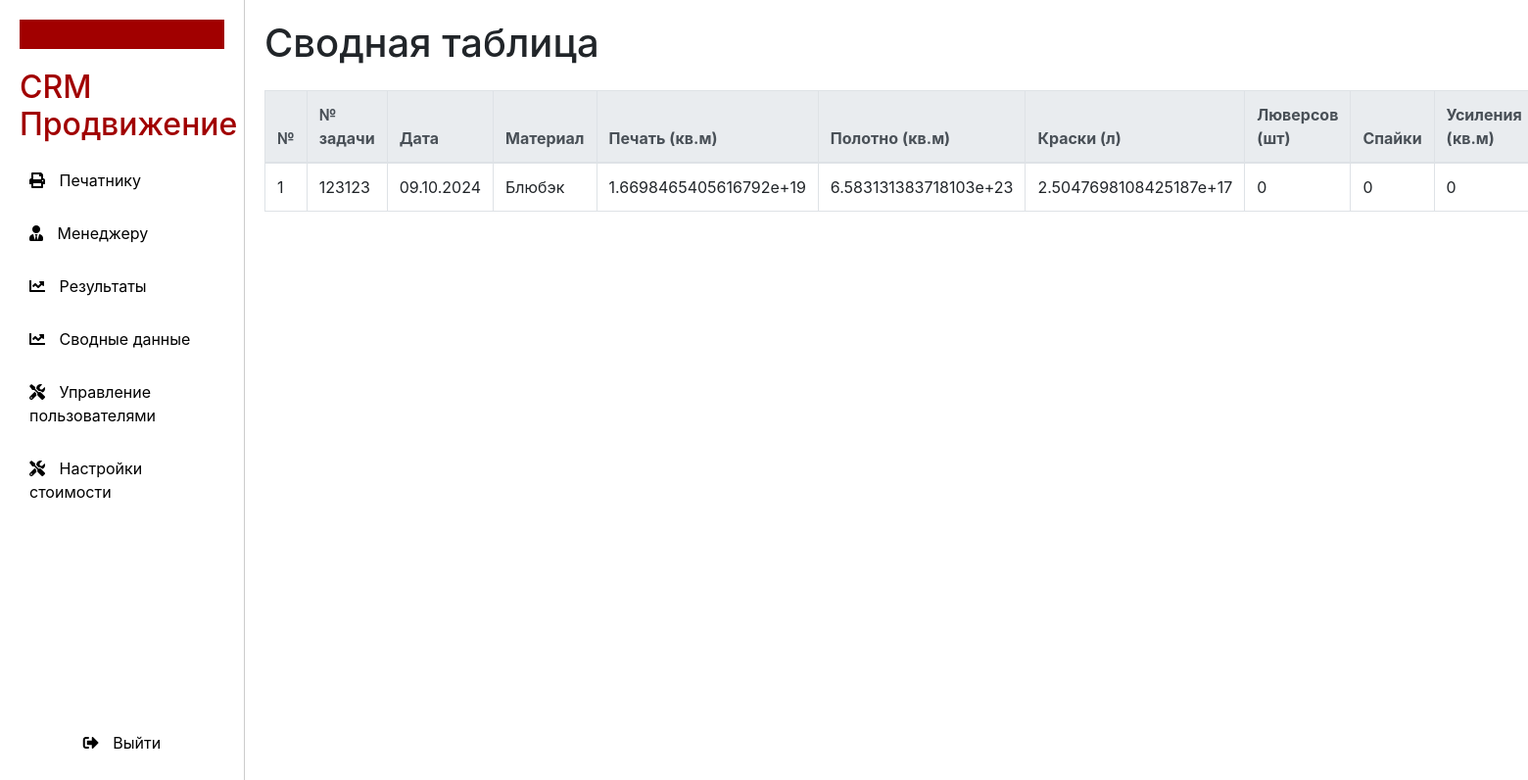
The page /results (signed in) on the database its author committed.
### models.py (models this page shows)
class Result(Base):
    __tablename__ = 'results'
    order_id = Column(Integer, ForeignKey('orders.id'), primary_key=True)
    total_print_area = Column(Float, nullable=True)
    total_canvas_area = Column(Float, nullable=True)
    total_paints = Column(Float, nullable=True)
    total_eyelets = Column(Integer, nullable=True)
    total_spikes = Column(Integer, nullable=True)
    total_reinforcements = Column(Integer, nullable=True)
    expenses_canvas = Column(Float, nullable=True)
    expenses_prints = Column(Float, nullable=True)
    expenses_eyelets = Column(Float, nullable=True)
    expenses_reinforcements = Column(Float, nullable=True)
    salary_printer = Column(Float, nullable=True)
    salary_eyelet_worker = Column(Float, nullable=True)
    salary_cutter = Column(Float, nullable=True)
    salary_welder = Column(Float, nullable=True)
    total_expenses = Column(Float, nullable=True)
    tax = Column(Float, nullable=True)
    margin = Column(Float, nullable=True)
    order: Mapped["Order"] = relationship(back_populates="result")

class Order(Base):
    __tablename__ = 'orders'
    id = Column(Integer, primary_key=True, autoincrement=True)
    task_number = Column(Integer, nullable=False)
    date = Column(Date, nullable=False)
    subject = Column(String, nullable=False)
    material = Column(String, nullable=False)
    quantity = Column(Integer, nullable=False)
    performer = Column(String, nullable=False)
    print_width = Column(Float, nullable=False)
    print_height = Column(Float, nullable=False)
    canvas_width = Column(Float, nullable=False)
    canvas_length = Column(Float, nullable=False)
    eyelets = Column(String, nullable=False)
    spike = Column(String, nullable=False)
    reinforcement = Column(String, nullable=False)
    customer = Column(String, nullable=True)
    price_per_unit = Column(Integer, nullable=True)
    total_amount = Column(Integer, nullable=True)
    result: Mapped["Result"] = relationship(back_populates="order")

### main.py (the view)
@app.get("/results", response_class=HTMLResponse)
def results_page(request: Request, db: Session = Depends(get_db), current_user: User = Depends(get_current_user)):
    check_role_access(current_user, {Role.superuser, Role.admin})
    results = db.query(Result).order_by(Result.order_id.desc()).all()
    return templates.TemplateResponse("results.html", {"request": request,
                                                       "results": results,
                                                       "user": current_user,
                                                       "role": current_user.role.value, })

### templates/results.html (shortened to what this page needs)
{% extends "layout.html" %}
{% block result %}
<div class="content">
    <h1>Сводная таблица</h1>
    <table class="table table-bordered mt-4">
        <thead class="thead-light">
        <tr>
            <th>№</th>
            <th>№ задачи</th>
            <th>Дата</th>
            <th>Материал</th>
            <th>Печать (кв.м)</th>
            <th>Полотно (кв.м)</th>
            <th>Краски (л)</th>
            <th>Люверсов (шт)</th>
            <th>Спайки</th>
            <th>Усиления (кв.м)</th>
        </tr>
        </thead>
        {% if results %}
        <tbody>
        {% for result in results %}
        <tr>
            <td>{{ result.order.id }}</td>
            <td>{{ result.order.task_number }}</td>
            <td>{{ result.order.date.strftime("%d.%m.%Y") }}</td>
            <td>{{ result.order.material }}</td>
            <td>{{ result.total_print_area }}</td>
            <td>{{ result.total_canvas_area }}</td>
            <td>{{ result.total_paints }}</td>
            <td>{{ result.total_eyelets }}</td>
            <td>{{ result.total_spikes }}</td>
            <td>{{ result.total_reinforcements }}</td>
        </tr>
        {% endfor %}
        </tbody>
        {% else %}
        <tr>
            <td colspan="14">Нет доступных заказов</td>
        </tr>
        {% endif %}
    </table>
</div>
{% endblock %}

### templates/layout.html (style rules this page uses)
body { display: flex; min-height: 100vh; margin: 0; }
.content { flex: 1; padding: 20px; }

### rows shown on the page
Result: order.id "1", order.task_number "123123", order "09.10.2024", order.material "Блюбэк", total_print_area "1.6698465405616792e+19", total_canvas_area "6.583131383718103e+23", total_paints "2.5047698108425187e+17", total_eyelets "0", total_spikes "0", total_reinforcements "0"
